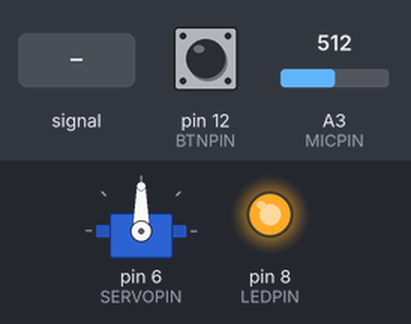
The sketch below on a simulated Arduino Uno, built with avr-gcc and run on an emulated ATmega328P. Shown: servo, output pins drawn as LEDs (lit = HIGH). The inputs (shaded band) are chosen by the test bench; at power-on: A3 (MICPIN) = 512, pin 12 (BTNPIN) LOW. What the sketch prints to the serial monitor is not drawn.

Above: at 6.0 s.
6.1 s: A3 (MICPIN) set to 152
At 11.5 s:
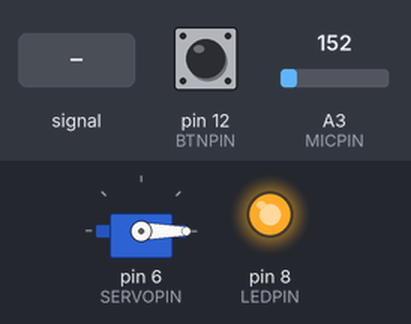
12.3 s: A3 (MICPIN) fed a 200 Hz sine of ±81 counts around its level
At 13.0 s:
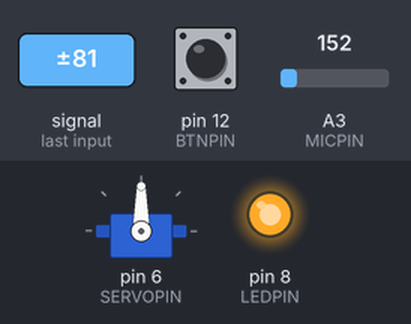
31.9 s: A3 (MICPIN) set to 122
At 33.6 s:
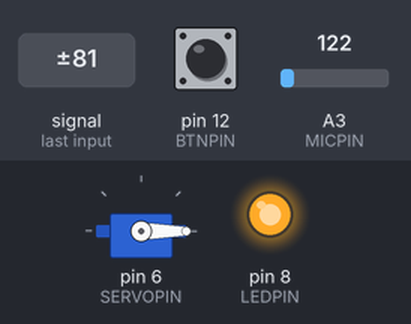
38.1 s: A3 (MICPIN) set to 147
44.3 s: A3 (MICPIN) set to 179
At 45.7 s:
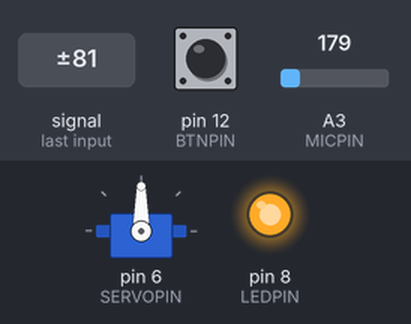
Timing chart, 0 to 56.3 s (numbered marks = the images above; inputs shaded):
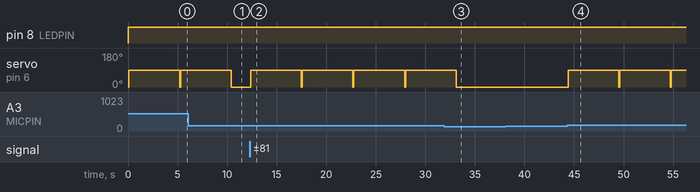

The sketch:

Knock_Box_copy_20240214122317.ino
```cpp
#include <Servo.h>

const byte MICPIN = 3;
const byte SERVOPIN = 6;
const byte LEDPIN = 8;
const byte BTNPIN = 12;

Servo servoLock;

void setup() {
  Serial.begin(9600);
  pinMode(MICPIN, INPUT);
  pinMode(BTNPIN, INPUT);
  pinMode(LEDPIN, OUTPUT);
  pinMode(SERVOPIN, OUTPUT);
  servoLock.attach(SERVOPIN);
  servoLock.write(0);  //locked
}
void moveLid(boolean lockMe) {
  if (lockMe) {
    Serial.print("Not valid");
    servoLock.write(0);  //locked
  } else {
    digitalWrite(LEDPIN, HIGH);
    delay(100);
    servoLock.write(90);  //unlocked
  }
}
void loop() {
  if (analogRead(MICPIN) >= 162) {
    moveLid(false);
    delay(5000);
    Serial.print("Accepted, unlocked");
    digitalWrite(LEDPIN, HIGH);
    delay(100);
    moveLid(true);
  } // when button pressed, the box is locked
  if (digitalRead(BTNPIN) == HIGH) {
    moveLid(false);
    Serial.print("Button pressed, box locked");
  }
}
```

Measured:
- the behaviour switches between 161 and 162 on A3 (MICPIN) (found by bisection; images 3 and 4)
- after the input at 6.1 s, servo on pin 6 (SERVOPIN): goes on until 10.4 s, then stays 0°
- after the input at 12.3 s, servo on pin 6 (SERVOPIN): alternates 90° for 5.1 s and 0° for 0.10 s, starting after 0.10 s
- after the input at 31.9 s, servo on pin 6 (SERVOPIN): goes on until 33.1 s, then stays 0°
- after the input at 38.1 s, every drawn part: stays the same
- after the input at 44.3 s, servo on pin 6 (SERVOPIN): alternates 90° for 5.1 s and 0° for 0.10 s, starting after 0.10 s
